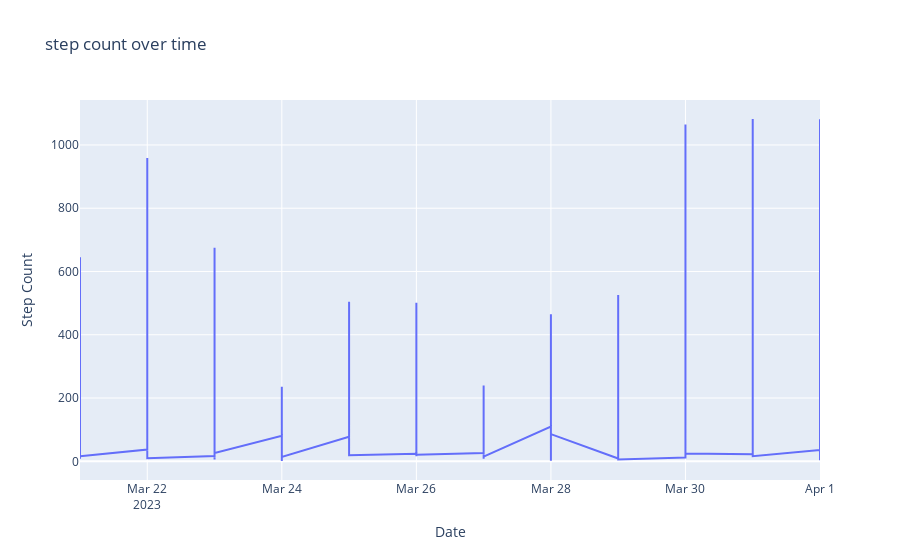

Notebook source saved alongside this figure:
### Code cell
fig = px.line(data,x='Date',
             y='Step Count',
             title='step count over time')
fig.show()

### Figure 1 — Plotly figure (JSON) as saved in the notebook; plotly's stock layout.template omitted (floating-point values rounded to 4 significant figures; data arrays with more than 128 entries replaced by an {"elided": "..."} marker saying what was removed)
{"data": [{"hovertemplate": "Date=%{x}<br>Step Count=%{y}<extra></extra>", "legendgroup": "", "line": {"color": "#636efa", "dash": "solid"}, "marker": {"symbol": "circle"}, "mode": "lines", "name": "", "orientation": "v", "showlegend": false, "type": "scatter", "x": {"elided": "149 str values"}, "xaxis": "x", "y": {"elided": "149 int values"}, "yaxis": "y"}], "layout": {"legend": {"tracegroupgap": 0}, "title": {"text": "step count over time"}, "xaxis": {"anchor": "y", "domain": [0, 1], "title": {"text": "Date"}}, "yaxis": {"anchor": "x", "domain": [0, 1], "title": {"text": "Step Count"}}}}
